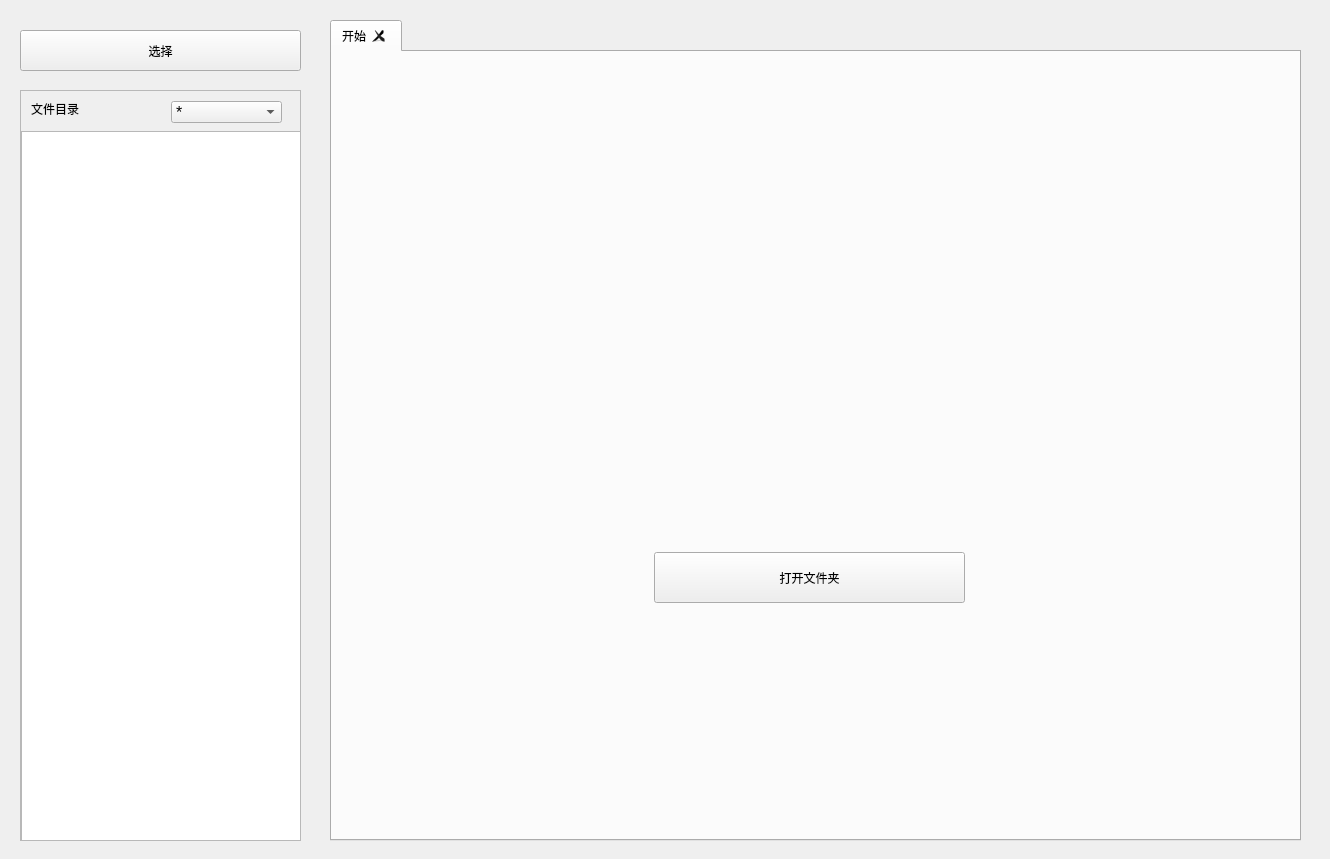
<?xml version="1.0" encoding="UTF-8"?>
<ui version="4.0">
 <class>CodeAudit</class>
 <widget class="QWidget" name="CodeAudit">
  <property name="geometry">
   <rect>
    <x>0</x>
    <y>0</y>
    <width>1330</width>
    <height>859</height>
   </rect>
  </property>
  <property name="windowTitle">
   <string>Form</string>
  </property>
  <property name="styleSheet">
   <string notr="true">/* 设置ComboBox字体大小为16 */
QComboBox {
    font-size: 16px;
}

/* 设置PushButton中设定的菜单字体大小为16 */
QPushButton::menu {
    font-size: 16px;
}
QTabWidget::tab {
    font-size: 16px;
}</string>
  </property>
  <widget class="QScrollArea" name="scrollArea">
   <property name="geometry">
    <rect>
     <x>20</x>
     <y>90</y>
     <width>281</width>
     <height>751</height>
    </rect>
   </property>
   <property name="widgetResizable">
    <bool>true</bool>
   </property>
   <widget class="QWidget" name="scrollAreaWidgetContents">
    <property name="geometry">
     <rect>
      <x>0</x>
      <y>0</y>
      <width>279</width>
      <height>749</height>
     </rect>
    </property>
    <widget class="QTreeView" name="treeView">
     <property name="geometry">
      <rect>
       <x>0</x>
       <y>40</y>
       <width>281</width>
       <height>781</height>
      </rect>
     </property>
    </widget>
    <widget class="QLabel" name="label">
     <property name="geometry">
      <rect>
       <x>10</x>
       <y>10</y>
       <width>241</width>
       <height>16</height>
      </rect>
     </property>
     <property name="text">
      <string>文件目录</string>
     </property>
    </widget>
    <widget class="QComboBox" name="ChooseComboBox">
     <property name="geometry">
      <rect>
       <x>150</x>
       <y>10</y>
       <width>111</width>
       <height>22</height>
      </rect>
     </property>
     <item>
      <property name="text">
       <string>*</string>
      </property>
     </item>
     <item>
      <property name="text">
       <string>*.c</string>
      </property>
     </item>
     <item>
      <property name="text">
       <string>*.h</string>
      </property>
     </item>
     <item>
      <property name="text">
       <string>*.c,*.h</string>
      </property>
     </item>
    </widget>
   </widget>
  </widget>
  <widget class="QTabWidget" name="commentTabWidget">
   <property name="geometry">
    <rect>
     <x>330</x>
     <y>20</y>
     <width>971</width>
     <height>821</height>
    </rect>
   </property>
   <property name="styleSheet">
    <string notr="true">QTabWidget::tab {
    font-size: 16px;
}
</string>
   </property>
   <property name="currentIndex">
    <number>0</number>
   </property>
   <property name="tabsClosable">
    <bool>true</bool>
   </property>
   <property name="movable">
    <bool>true</bool>
   </property>
   <widget class="QWidget" name="tab">
    <property name="acceptDrops">
     <bool>false</bool>
    </property>
    <attribute name="title">
     <string>开始</string>
    </attribute>
    <widget class="QLabel" name="picLable">
     <property name="geometry">
      <rect>
       <x>0</x>
       <y>130</y>
       <width>961</width>
       <height>401</height>
      </rect>
     </property>
     <property name="styleSheet">
      <string notr="true">QLabel {
    font-size: 30px; 
	qproperty-alignment: AlignCenter;
}</string>
     </property>
     <property name="text">
      <string/>
     </property>
    </widget>
    <widget class="QPushButton" name="OpenPushButton">
     <property name="geometry">
      <rect>
       <x>322</x>
       <y>500</y>
       <width>311</width>
       <height>51</height>
      </rect>
     </property>
     <property name="text">
      <string>打开文件夹</string>
     </property>
    </widget>
   </widget>
  </widget>
  <widget class="codeAuditMenuButton" name="ChooseActionPushButton">
   <property name="geometry">
    <rect>
     <x>20</x>
     <y>30</y>
     <width>281</width>
     <height>41</height>
    </rect>
   </property>
   <property name="text">
    <string>选择</string>
   </property>
  </widget>
 </widget>
 <customwidgets>
  <customwidget>
   <class>codeAuditMenuButton</class>
   <extends>QPushButton</extends>
   <header location="global">UI.ToolWidget.codeAuditMenuButton</header>
  </customwidget>
 </customwidgets>
 <resources/>
 <connections/>
</ui>
